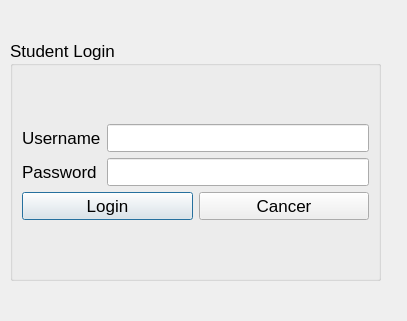
<?xml version="1.0" encoding="UTF-8"?>
<ui version="4.0">
 <class>StudentLogin</class>
 <widget class="QDialog" name="StudentLogin">
  <property name="geometry">
   <rect>
    <x>0</x>
    <y>0</y>
    <width>407</width>
    <height>321</height>
   </rect>
  </property>
  <property name="windowTitle">
   <string>Dialog</string>
  </property>
  <widget class="QGroupBox" name="groupBox_Studentlogin">
   <property name="geometry">
    <rect>
     <x>10</x>
     <y>40</y>
     <width>371</width>
     <height>241</height>
    </rect>
   </property>
   <property name="font">
    <font>
     <pointsize>13</pointsize>
    </font>
   </property>
   <property name="autoFillBackground">
    <bool>false</bool>
   </property>
   <property name="title">
    <string>Student Login</string>
   </property>
   <property name="flat">
    <bool>false</bool>
   </property>
   <property name="checkable">
    <bool>false</bool>
   </property>
   <layout class="QVBoxLayout" name="verticalLayout_4">
    <item>
     <layout class="QVBoxLayout" name="verticalLayout_3">
      <item>
       <layout class="QHBoxLayout" name="horizontalLayout">
        <item>
         <layout class="QVBoxLayout" name="verticalLayout_2">
          <item>
           <widget class="QLabel" name="label_S_Username">
            <property name="text">
             <string>Username</string>
            </property>
           </widget>
          </item>
          <item>
           <widget class="QLabel" name="label_S_Password">
            <property name="text">
             <string>Password</string>
            </property>
           </widget>
          </item>
         </layout>
        </item>
        <item>
         <layout class="QVBoxLayout" name="verticalLayout">
          <item>
           <widget class="QLineEdit" name="lineEdit_S_Username"/>
          </item>
          <item>
           <widget class="QLineEdit" name="lineEdit_S_Password"/>
          </item>
         </layout>
        </item>
       </layout>
      </item>
      <item>
       <layout class="QHBoxLayout" name="horizontalLayout_2">
        <item>
         <widget class="QPushButton" name="pushButton_S_Login">
          <property name="text">
           <string>Login</string>
          </property>
         </widget>
        </item>
        <item>
         <widget class="QPushButton" name="pushButton_S_Cancer">
          <property name="text">
           <string>Cancer</string>
          </property>
         </widget>
        </item>
       </layout>
      </item>
     </layout>
    </item>
   </layout>
  </widget>
 </widget>
 <resources/>
 <connections/>
</ui>
